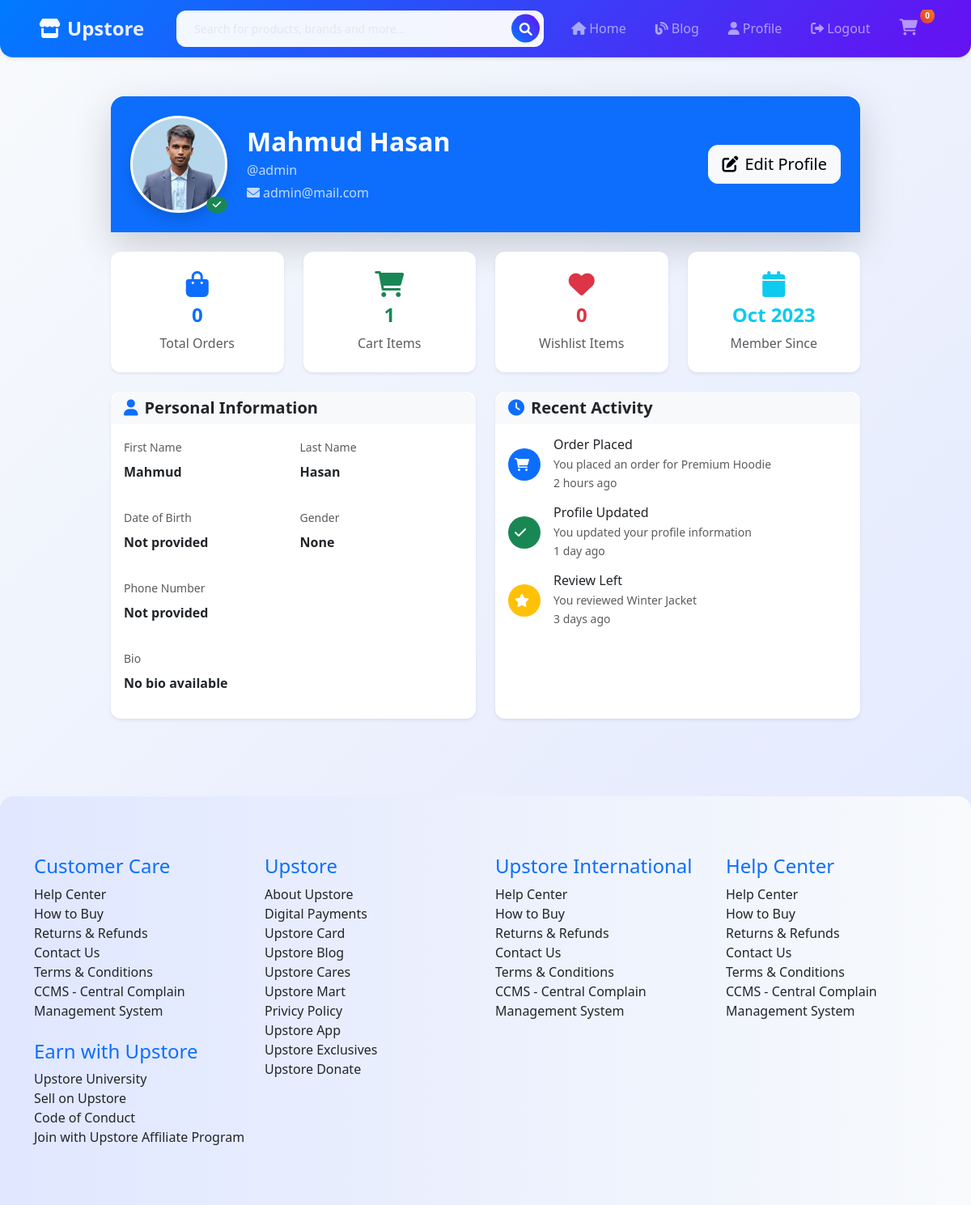
The app's page /accounts/profile (signed in) with its own data.
### accounts/models.py (models this page shows, shortened)
class UserProfile(models.Model):
    user = models.OneToOneField(User, on_delete=models.CASCADE)
    image = models.ImageField(default='default.jpg', upload_to='profile_pics')
    bio = models.TextField(blank=True, null=True)
    address = models.CharField(max_length=30, blank=True, null=True)
    date_of_birth = models.DateField(null=True, blank=True)
    gender = models.CharField(max_length=10, blank=True, null=True)
    phone_number = models.CharField(max_length=15, blank=True, null=True)
    created = models.DateTimeField(auto_now_add=True)
    updated = models.DateTimeField(auto_now=True)

### accounts/views.py (the view, shortened to what this page needs)
# urls.py: path('profile', views.profile_view, name='profile'),     ## accounts/profile
@login_required
def profile_view(request):
    try:
        user_profile = request.user.userprofile
    except UserProfile.DoesNotExist:
        user_profile = UserProfile.objects.create(user=request.user)
    context = {
        'user': request.user,
        'user_profile': user_profile,
        'cart_items': Cart.objects.filter(user=request.user).count(),
        'total_orders': 0,  # You can implement this later with an Order model
        'wishlist_count': 0,  # You can implement this later with a Wishlist model
        'today': date.today(),  # For date validation in template
    }
    return render(request, 'account/profile.html', context)

### store/context_processors.py (called while the page is built)
def custom_data(request):
    try:
        cart_summary = CartUtility.get_cart_summary(request)
        return {
            'cart_count': cart_summary['unique_items_count'],  # Keep old name for compatibility
            'cart_total_items': cart_summary['total_items'],
            'cart_unique_items': cart_summary['unique_items_count'],
            'cart_total_price': cart_summary['total_price'],
        }
    except Exception:
        return {
            'cart_count': 0,
            'cart_total_items': 0,
            'cart_unique_items': 0,
            'cart_total_price': 0,
        }

### store/models.py (called while the page is built)
    def get_or_create_cart(self, user=None, session_key=None):
        if user and user.is_authenticated:
            cart, created = self.get_or_create(
                user=user,
                is_active=True,
                defaults={'session_key': session_key}
            )
        else:
            cart, created = self.get_or_create(
                session_key=session_key,
                is_active=True,
                defaults={'user': None}
            )
        return cart, created

    def get_total_price(self):
        return sum(item.get_total_price() for item in self.cart_items.all())

    @staticmethod
    def get_cart_for_request(request):
        if request.user.is_authenticated:
            cart, created = Cart.objects.get_or_create_cart(
                user=request.user,
                session_key=request.session.session_key
            )
        else:
            if not request.session.session_key:
                request.session.create()
            cart, created = Cart.objects.get_or_create_cart(
                session_key=request.session.session_key
            )
        return cart

    @staticmethod
    def get_cart_summary(request):
        cart = CartUtility.get_cart_for_request(request)
        return {
            'cart': cart,
            'items': cart.cart_items.all(),
            'total_price': cart.get_total_price(),
            'total_items': cart.get_total_items(),
            'unique_items_count': cart.get_unique_items_count(),
        }

### templates/account/profile.html (shortened to what this page needs)
{% extends "base.html" %}
{% load static %}
{% block content %}
<div class="container py-5">
    <div class="row justify-content-center">
        <div class="col-lg-10">
            <div class="card border-0 shadow-lg rounded-4 mb-4">
                <div class="card-body p-0">
                    <div class="bg-primary text-white rounded-top-4 p-4 position-relative">
                        <div class="row align-items-center">
                            <div class="col-auto">
                                <div class="position-relative">
                                    {% if user_profile.image and user_profile.image != 'default.jpg' %}
                                        <img src="{{ user_profile.image.url }}"
                                             alt="Profile Picture"
                                             class="rounded-circle border border-white border-3 shadow profile-image-preview">
                                    {% else %}
                                        <div class="rounded-circle border border-white border-3 shadow profile-image-preview bg-light d-flex align-items-center justify-content-center">
                                            <i class="fa fa-user text-muted" style="font-size: 3rem;"></i>
                                        </div>
                                    {% endif %}
                                    <div class="position-absolute bottom-0 end-0">
                                        <span class="badge bg-success rounded-pill">
                                            <i class="fa fa-check"></i>
                                        </span>
                                    </div>
                                </div>
                            </div>
                            <div class="col">
                                <h2 class="fw-bold mb-1">{{ user.first_name }} {{ user.last_name }}</h2>
                                <p class="mb-1 opacity-75">@{{ user.username }}</p>
                                <p class="mb-0 opacity-75">
                                    <i class="fa fa-envelope me-1"></i>{{ user.email }}
                                </p>
                            </div>
                            <div class="col-auto">
                                <button class="btn btn-light btn-lg" data-bs-toggle="modal" data-bs-target="#editProfileModal">
                                    <i class="fa fa-edit me-2"></i>Edit Profile
                                </button>
                            </div>
                        </div>
                    </div>
                </div>
            </div>
            <div class="row g-4 mb-4">
                <div class="col-md-3">
                    <div class="card border-0 shadow-sm rounded-4 text-center profile-stat-card">
                        <div class="card-body py-4">
                            <i class="fa fa-shopping-bag text-primary display-6 mb-2 stat-icon"></i>
                            <h4 class="fw-bold text-primary">{{ total_orders }}</h4>
                            <p class="text-muted mb-0">Total Orders</p>
                        </div>
                    </div>
                </div>
                <div class="col-md-3">
                    <div class="card border-0 shadow-sm rounded-4 text-center profile-stat-card">
                        <div class="card-body py-4">
                            <i class="fa fa-shopping-cart text-success display-6 mb-2 stat-icon"></i>
                            <h4 class="fw-bold text-success">{{ cart_items }}</h4>
                            <p class="text-muted mb-0">Cart Items</p>
                        </div>
                    </div>
                </div>
                <div class="col-md-3">
                    <div class="card border-0 shadow-sm rounded-4 text-center profile-stat-card">
                        <div class="card-body py-4">
                            <i class="fa fa-heart text-danger display-6 mb-2 stat-icon"></i>
                            <h4 class="fw-bold text-danger">{{ wishlist_count }}</h4>
                            <p class="text-muted mb-0">Wishlist Items</p>
                        </div>
                    </div>
                </div>
                <div class="col-md-3">
                    <div class="card border-0 shadow-sm rounded-4 text-center profile-stat-card">
                        <div class="card-body py-4">
                            <i class="fa fa-calendar text-info display-6 mb-2 stat-icon"></i>
                            <h4 class="fw-bold text-info">{{ user.date_joined|date:"M Y" }}</h4>
                            <p class="text-muted mb-0">Member Since</p>
                        </div>
                    </div>
                </div>
            </div>
            <div class="row g-4">
                <div class="col-lg-6">
                    <div class="card border-0 shadow-sm rounded-4 h-100">
                        <div class="card-header bg-light border-0 rounded-top-4">
                            <h5 class="mb-0 fw-bold">
                                <i class="fa fa-user text-primary me-2"></i>Personal Information
                            </h5>
                        </div>
                        <div class="card-body">
                            <div class="row g-3">
                                <div class="col-6">
                                    <label class="form-label text-muted small">First Name</label>
                                    <p class="fw-semibold">{{ user.first_name|default:"Not provided" }}</p>
                                </div>
                                <div class="col-6">
                                    <label class="form-label text-muted small">Last Name</label>
                                    <p class="fw-semibold">{{ user.last_name|default:"Not provided" }}</p>
                                </div>
                                <div class="col-6">
                                    <label class="form-label text-muted small">Date of Birth</label>
                                    <p class="fw-semibold">{{ user_profile.date_of_birth|default:"Not provided" }}</p>
                                </div>
                                <div class="col-6">
                                    <label class="form-label text-muted small">Gender</label>
                                    <p class="fw-semibold">{{ user_profile.gender|capfirst|default:"Not provided" }}</p>
                                </div>
                                <div class="col-12">
                                    <label class="form-label text-muted small">Phone Number</label>
                                    <p class="fw-semibold">{{ user_profile.phone_number|default:"Not provided" }}</p>
                                </div>
                                <div class="col-12">
                                    <label class="form-label text-muted small">Bio</label>
                                    <p class="fw-semibold">{{ user_profile.bio|default:"No bio available" }}</p>
                                </div>
                            </div>
                        </div>
                    </div>
                </div>
                <div class="col-lg-6">
                    <div class="card border-0 shadow-sm rounded-4 h-100">
                        <div class="card-header bg-light border-0 rounded-top-4">
                            <h5 class="mb-0 fw-bold">
                                <i class="fa fa-clock text-primary me-2"></i>Recent Activity
                            </h5>
                        </div>
                        <div class="card-body">
                            <div class="d-flex align-items-center mb-3">
                                <div class="flex-shrink-0">
                                    <div class="bg-primary rounded-circle p-2" style="width: 40px; height: 40px;">
                                        <i class="fa fa-shopping-cart text-white"></i>
                                    </div>
                                </div>
                                <div class="flex-grow-1 ms-3">
                                    <h6 class="mb-1">Order Placed</h6>
                                    <p class="text-muted small mb-0">You placed an order for Premium Hoodie</p>
                                    <small class="text-muted">2 hours ago</small>
                                </div>
                            </div>
                            <div class="d-flex align-items-center mb-3">
                                <div class="flex-shrink-0">
                                    <div class="bg-success rounded-circle p-2" style="width: 40px; height: 40px;">
                                        <i class="fa fa-check text-white"></i>
                                    </div>
                                </div>
                                <div class="flex-grow-1 ms-3">
                                    <h6 class="mb-1">Profile Updated</h6>
                                    <p class="text-muted small mb-0">You updated your profile information</p>
                                    <small class="text-muted">1 day ago</small>
                                </div>
                            </div>
                            <div class="d-flex align-items-center">
                                <div class="flex-shrink-0">
                                    <div class="bg-warning rounded-circle p-2" style="width: 40px; height: 40px;">
                                        <i class="fa fa-star text-white"></i>
                                    </div>
                                </div>
                                <div class="flex-grow-1 ms-3">
                                    <h6 class="mb-1">Review Left</h6>
                                    <p class="text-muted small mb-0">You reviewed Winter Jacket</p>
                                    <small class="text-muted">3 days ago</small>
                                </div>
                            </div>
                        </div>
                    </div>
                </div>
            </div>
        </div>
    </div>
</div>
{% endblock %}

### static/css/custom.css (style rules this page uses)
html, body { overflow-x: hidden; max-width: 100vw; }
* { margin: 0; padding: 0; box-sizing: border-box !important; }
button { border: none; }
.profile-stat-card { transition: transform 0.2s, box-shadow 0.2s; }
.profile-image-preview { width: 120px; height: 120px; object-fit: cover; border: 3px solid #fff; box-shadow: 0 4px 12px rgba(0,0,0,0.15); background: linear-gradient(135deg, #f8f9fa 0%, #e9ecef 100%); }
.stat-icon { font-size: 2rem; margin-bottom: 0.5rem; }

### templates/base.html (style rules this page uses)
body { background: linear-gradient(135deg, #f8fafc 0%, #e0e7ff 100%); }
.card, .list-group-item, .form-control, .btn { border-radius: 0.75rem !important; }

### records on screen
UserProfile: image (picture), date_of_birth "Not provided", gender "None", phone_number "Not provided", bio "No bio available"

### other values on screen
{{ cart_count|default:"0" }} "0"
{{ user.first_name }} "Mahmud"
{{ user.last_name }} "Hasan"
{{ user.username }} "admin"
{{ user.email }} "admin@mail.com"
{{ total_orders }} "0"
{{ cart_items }} "1"
{{ wishlist_count }} "0"
{{ user.date_joined|date:"M Y" }} "Oct 2023"
{{ user.first_name|default:"Not provided" }} "Mahmud"
{{ user.last_name|default:"Not provided" }} "Hasan"
